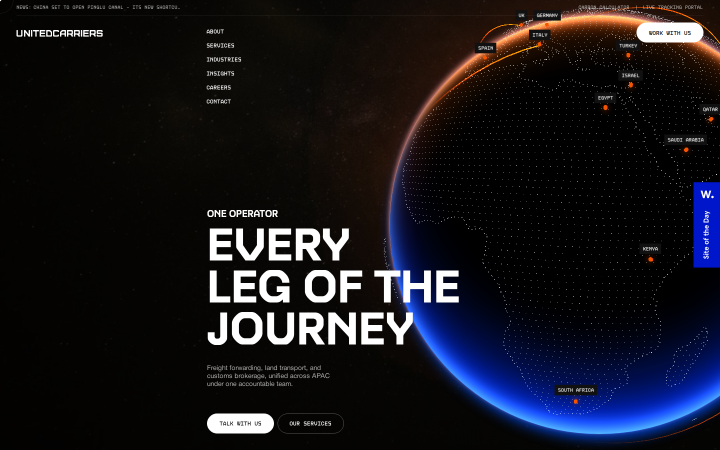
#> input picture _ref/analysis/verify/live-y0.png, 1440 x 900 px, found by its file name (shown at 1/2 size); its folder holds 4 pictures in this run
$ python compare-shots.py
#> lines starting #> are read from the running program, lines starting #| are printed output that depends on the picture; pictures that were not available may be replaced by others from this repository, and a replacement may not be noted
#!/usr/bin/env python3
"""Compare live vs local mirror screenshots: pixel stats + side-by-side composites."""
from PIL import Image, ImageChops, ImageDraw

OUT = '/home/zen/projects/united-carriers-clone/_ref/analysis/verify'
YS = [0, 1800, 3220, 14160, 19920, 22900, 25300, 27400, 27900]

rows = []
for y in YS:
    a = Image.open(f'{OUT}/live-y{y}.png').convert('RGB')
#> a is the input picture: PIL image 1440x900 RGB; mean R, G, B 21.7, 21.1, 28.2
    b = Image.open(f'{OUT}/local-y{y}.png').convert('RGB')
    diff = ImageChops.difference(a, b)
#> diff: PIL image 1440x900 RGB; every value is 0
    h = diff.convert('L').histogram()
#> h = 256 values, max 1296000 at index 0, min 0 at index 1, mean 5062.5
    tot = a.size[0] * a.size[1]
#> tot = 1296000
    pct16 = sum(h[16:]) / tot * 100      # pixels differing noticeably
#> pct16 = 0
    pct48 = sum(h[48:]) / tot * 100      # pixels differing a lot
#> pct48 = 0
    rows.append((y, pct16, pct48, diff.getbbox()))
    comp = Image.new('RGB', (a.size[0], a.size[1] * 2 + 34), 'white')
#> comp: PIL image 1440x1834 RGB; every value is 255
    comp.paste(a, (0, 0))
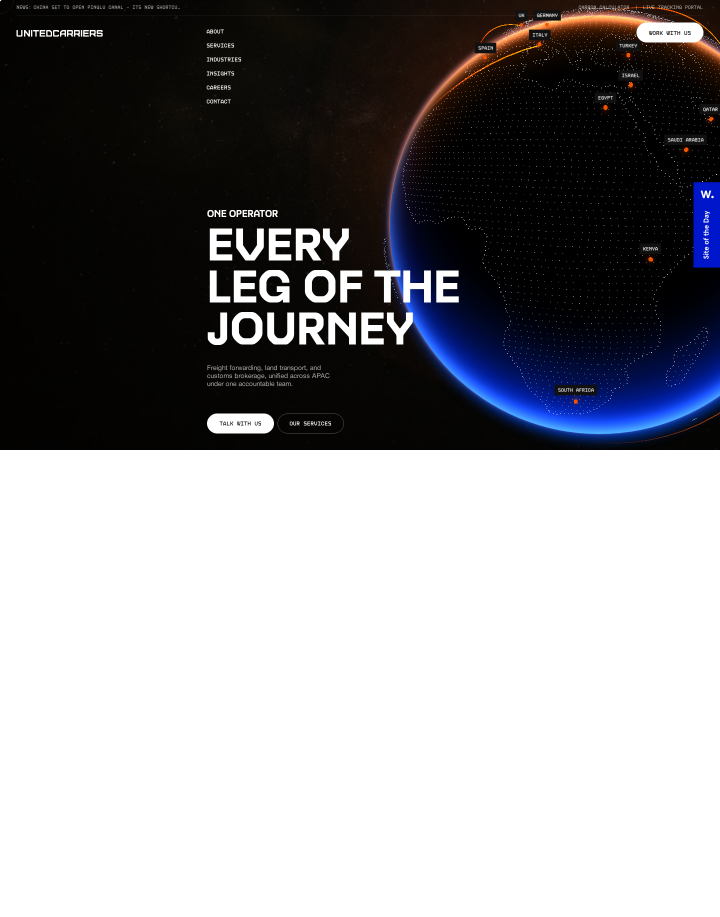
#> comp: PIL image 1440x1834 RGB (shown at 1/2 size); mean R, G, B 140.5, 140.2, 143.7
    comp.paste(b, (0, a.size[1] + 34))
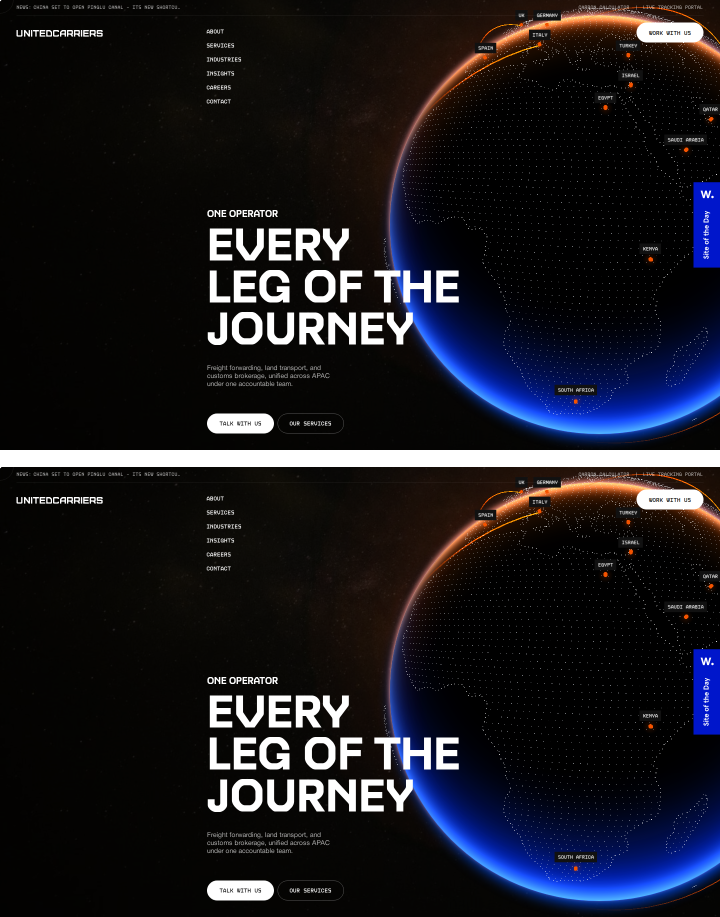
#> comp: PIL image 1440x1834 RGB (shown at 1/2 size); mean R, G, B 26.1, 25.5, 32.4
    d = ImageDraw.Draw(comp)
    d.text((12, a.size[1] + 10), f'TOP = live unitedcarriers.com    BOTTOM = local mirror    scroll y={y}', fill='black')
    comp.save(f'{OUT}/cmp-y{y}.png')
#> pass 2 of the loop `for y in YS:`:
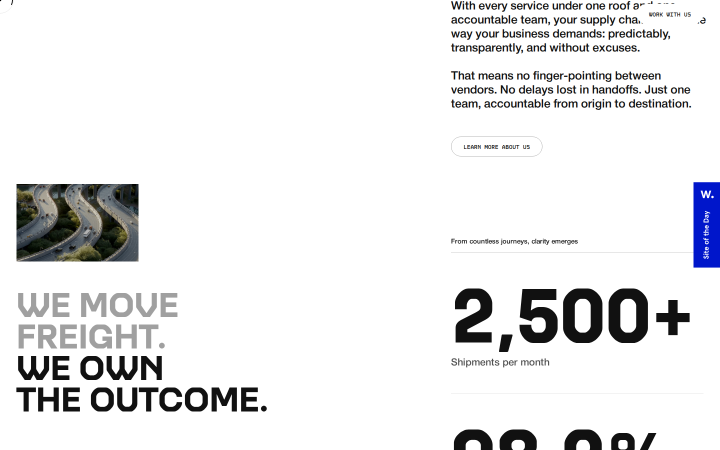
#> input picture _ref/analysis/verify/live-y1800.png, 1440 x 900 px, found by its file name (shown at 1/2 size)
#> a is the input picture: PIL image 1440x900 RGB; mean R, G, B 233.8, 234.1, 235
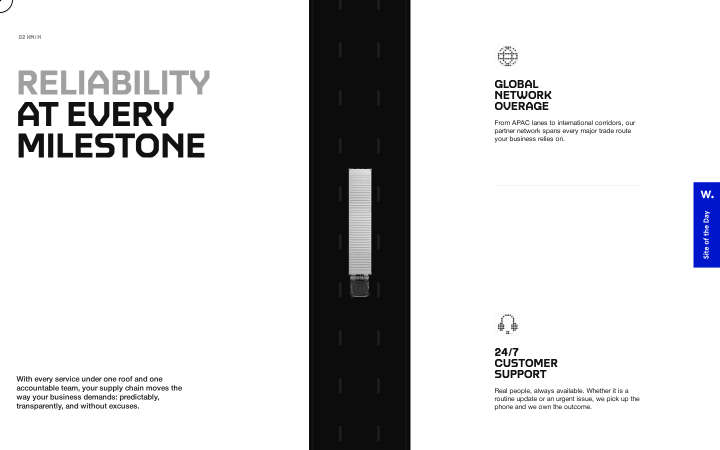
#> input picture _ref/analysis/verify/live-y14160.png, 1440 x 900 px, given in place of local-y1800.png, which was not available (shown at 1/2 size)
#> b is the input picture: PIL image 1440x900 RGB; mean R, G, B 214.3, 214.4, 215.6
#> h = 256 values, max 922694 at index 0, min 106 at index 255, mean 5062.5
#> pct16 = 28.09
#> pct48 = 27.19
#> `comp.paste(b, (0, a.size[1] + 34))`:
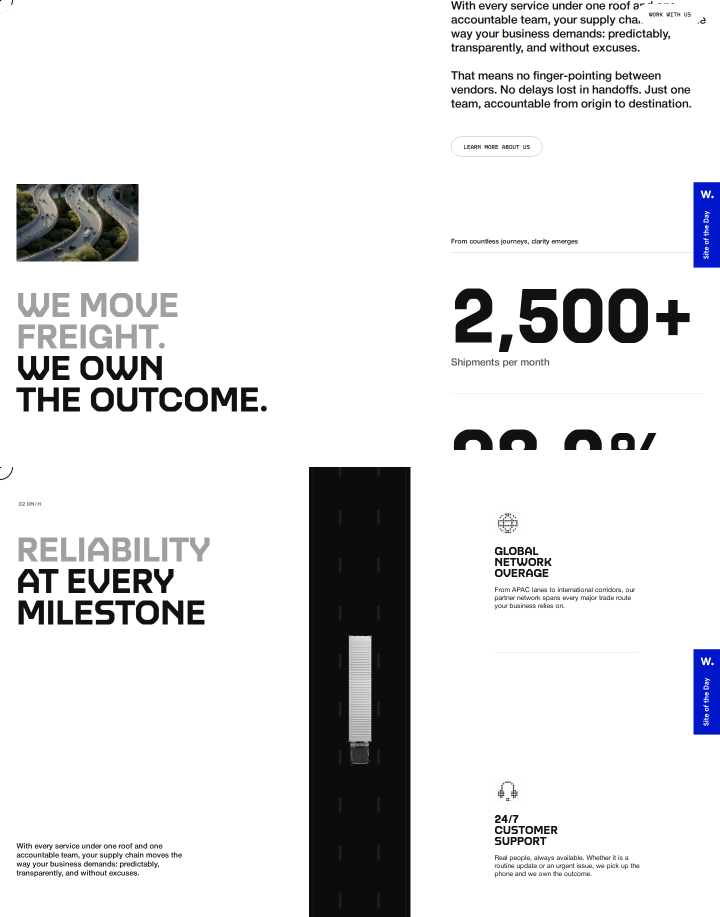
#> comp: PIL image 1440x1834 RGB (shown at 1/2 size); mean R, G, B 224.6, 224.8, 225.9
#> (the run stopped early here; a loop or call above may not have finished)
